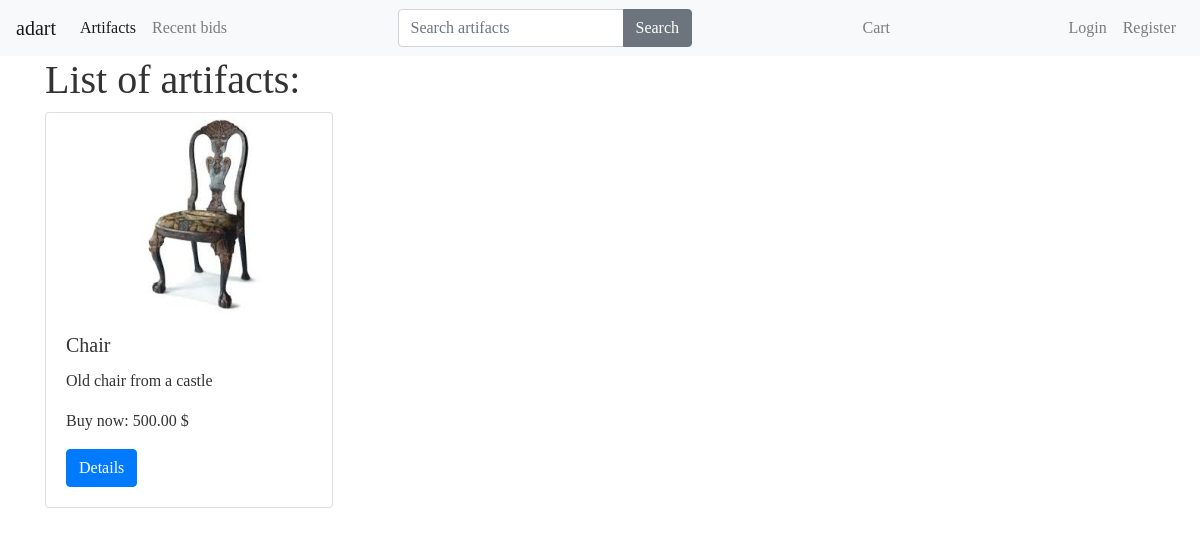
Screenshot of /artifacts/ with the database file from the repository.
### artifacts/models.py (models this page shows, shortened)
class Artifact(models.Model):
    title = models.CharField(max_length=120)
    slug = models.SlugField(blank=True)
    description = models.TextField()
    min_price = models.DecimalField(decimal_places=2, max_digits=20, null=True)
    price = models.DecimalField(decimal_places=2, max_digits=20, null=True)
    deadline = models.DateTimeField()
    buyer = models.ForeignKey(User, null=True, blank=True)
    sold = models.BooleanField(default=False)
    image = models.ImageField(
        upload_to=upload_image_path, null=True, blank=True)
    year = models.CharField(max_length=120, default='unknown')
    origin = models.CharField(max_length=120, default='unknown')
    featured = models.BooleanField(default=False)
    objects = ArtifactManager()
    def get_url(self):
        return '/artifacts/{pk}/'.format(pk=self.pk)

### artifacts/views.py (the view)
# urls.py: url(r'artifacts/$', ArtifactListView.as_view(), name='artifacts'),
class ArtifactListView(ListView):
    template_name = 'artifacts/list.html'
    def get_queryset(self, *args, **kwargs):
        request = self.request
        return Artifact.objects.all()

### artifacts/models.py (called while the page is built)
    def sold(self):
        return self.filter(sold=False)

    def get_queryset(self):
        return ArtifactQuerySet(self.model, using=self._db)

    def all(self):
        return self.get_queryset().sold()

### artifacts/templates/artifacts/list.html
{% extends 'base.html' %} {% block content%}
<div class="container ">
  <h1>List of artifacts:</h1>
  <div class="row justify-content-around ">
    {% for artifact in object_list %}
    <div class="col">
      <div class="card" style="width: 18rem;">
        {% if artifact.image %}
        <img src="{{ artifact.image.url }}" class="card-img-top" alt="..." />
        {% endif %}
        <div class="card-body">
          <h5 class="card-title">{{ artifact.title }}</h5>
          <p class="card-text">
            {{ artifact.description }}
          </p>
          <p class="card-text">
            Buy now: {{ artifact.price }} $
          </p>
          <a href="{{ artifact.get_url }}" class="btn btn-primary">Details</a>
        </div>
      </div>
    </div>
    {%endfor%}
  </div>
</div>
{% endblock %}

### static-auction-app/css/main.css (style rules this page uses)
body { color: #333; font-family: "Cinzel", serif; }
.card-img-top { object-fit: contain; height: 200px; }

### rows the page displays
Artifact: image (picture), title "Chair", description "Old chair from a castle", price "500.00"
